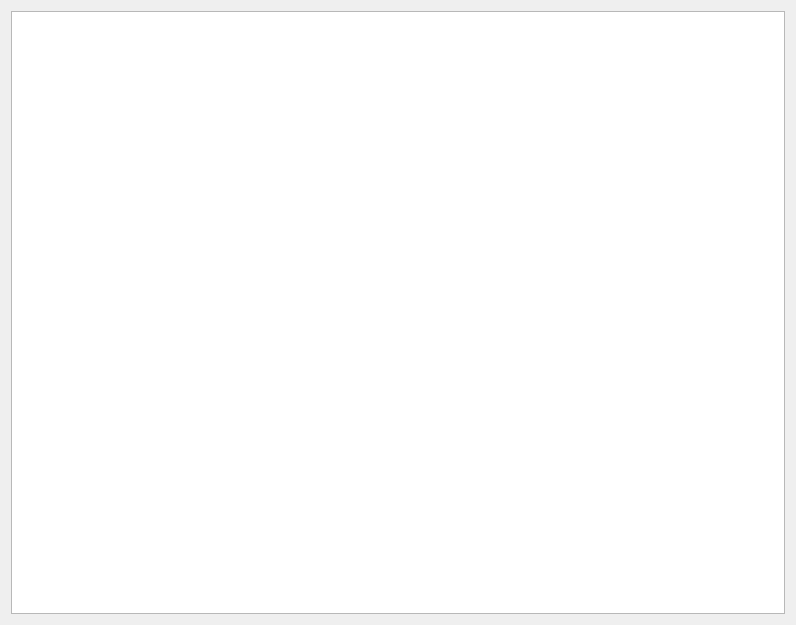
<?xml version="1.0" encoding="UTF-8"?>
<ui version="4.0">
 <class>TFormDoc</class>
 <widget class="QWidget" name="TFormDoc">
  <property name="geometry">
   <rect>
    <x>0</x>
    <y>0</y>
    <width>796</width>
    <height>625</height>
   </rect>
  </property>
  <property name="windowTitle">
   <string>Form</string>
  </property>
  <layout class="QHBoxLayout" name="horizontalLayout">
   <item>
    <widget class="QPlainTextEdit" name="plainTextEdit"/>
   </item>
  </layout>
 </widget>
 <resources/>
 <connections/>
</ui>
